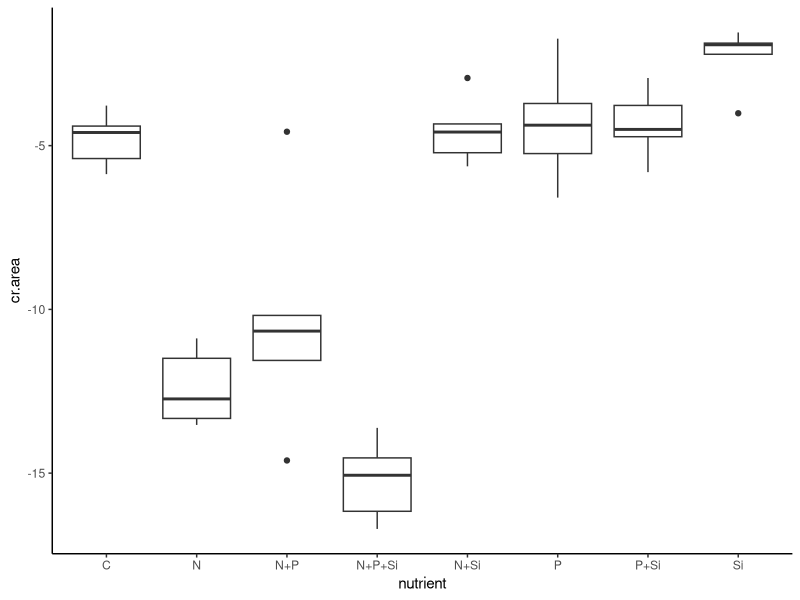
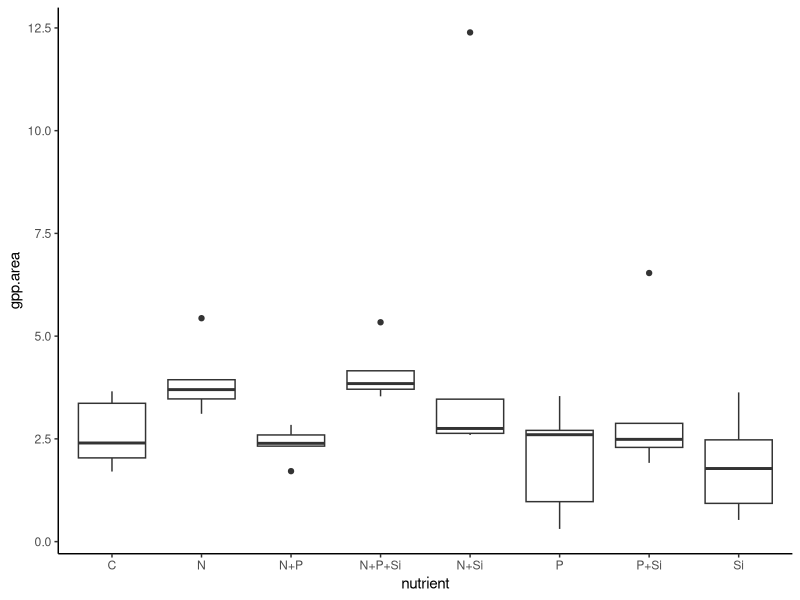
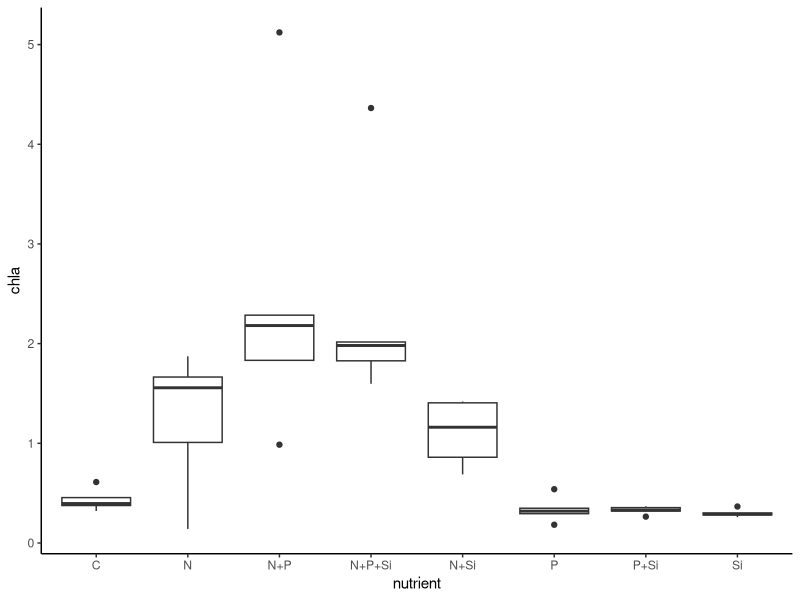
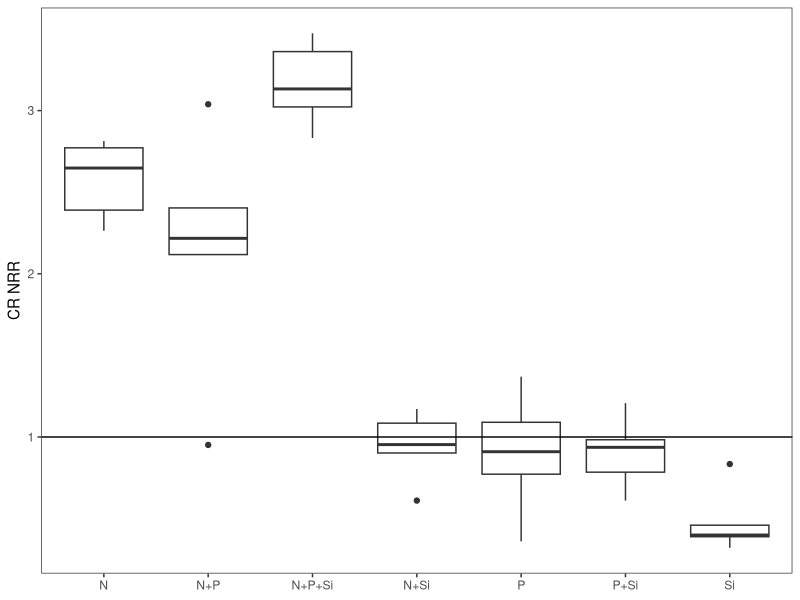
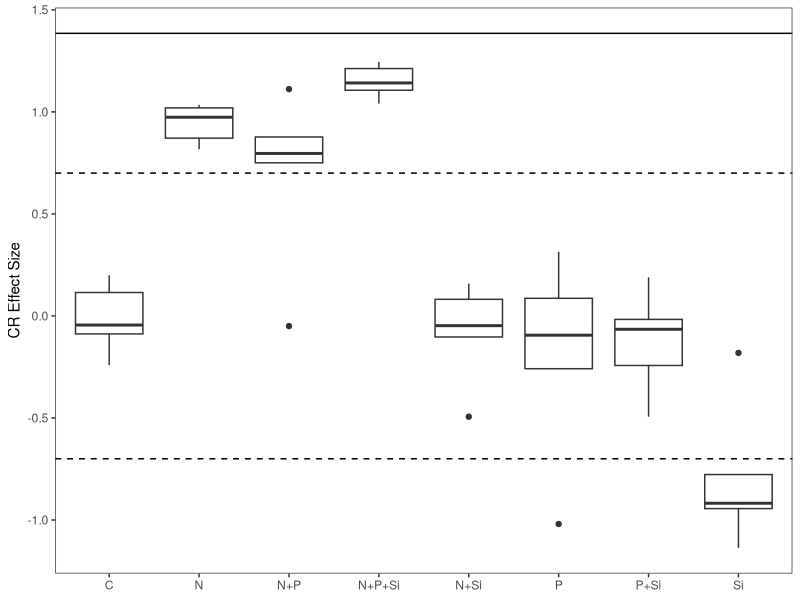
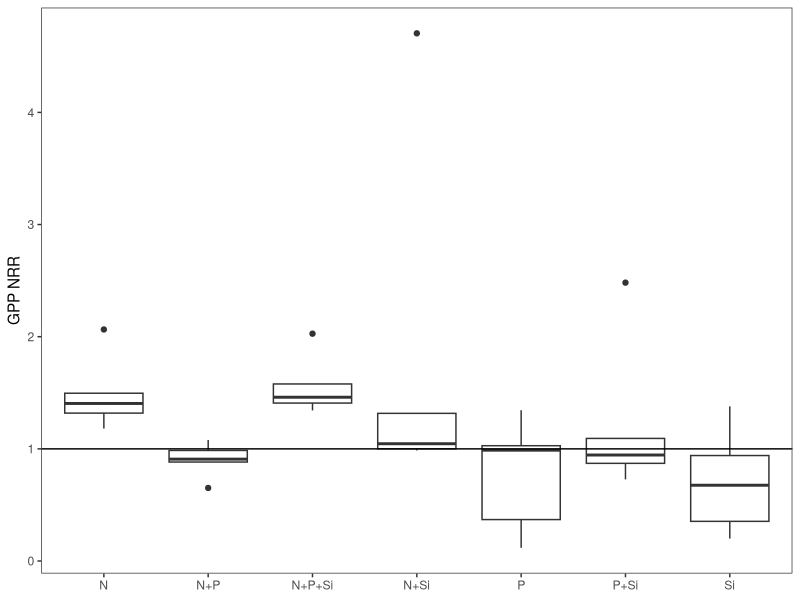
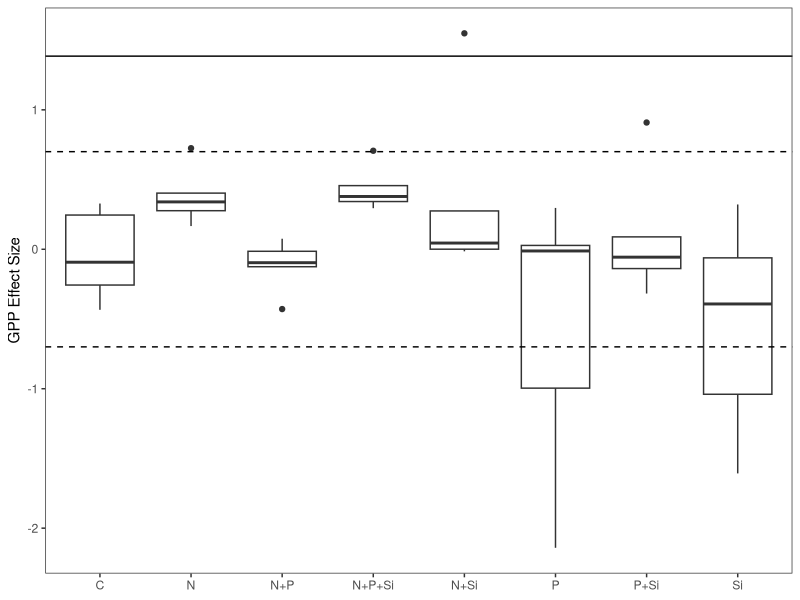
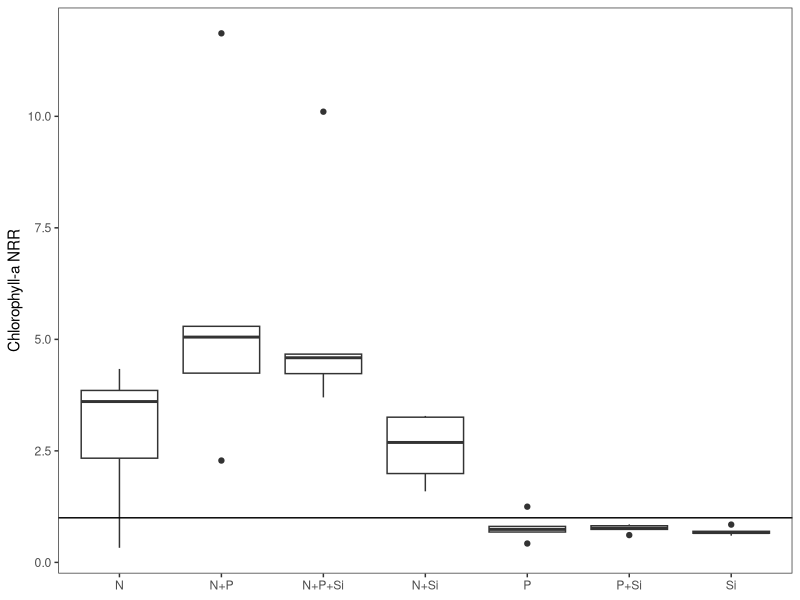

These charts were generated, in order, by the following R code: (Note: this script raises an error after producing the figures.)
#Author:  Clay Arango
#Creation date: 10-Feb-19
#Script to analyze NDS data from Summer 2018 WSB work with S. Roley and A. Alexiades

#packages
install.packages("nlme")
install.packages("nortest")
install.packages("plyr")
install.packages("dplyr")
install.packages("multcomp")
install.packages("MASS")
install.packages("ggplot2")
library(nlme)
library(nortest)
library(plyr)
library(dplyr)
library(multcomp)
library(MASS)
library(ggplot2)

#Load data
cle_summer <- read.table(file="cle_summer.csv", header=T, sep=",")

#set variable
d = cle_summer

#evaluate data to make sure factors are correct
names(d)

unique(d$nutrient) #control, N, NP, NPSi, NSi, P, PSi, Si
unique(d$N) #should be 0 and 1
unique(d$P) #should be 0 and 1
unique(d$Si) #should be 0 and 1
unique(d$top) #should be "sponge" and "glass"
#if need to change, use recode function below. 
#d$top<-recode(d$top, "cellulose" = "sponge")
str(d)

#convert N and P and Si values (0 or 1 for absence or presence) to factors
d$N<-as.factor(d$N)
d$P<-as.factor(d$P)
d$Si<-as.factor(d$Si)
str(d)

#subset data into gpp and cr response
d.cr = subset(d, top=="sponge", data=d)
d.gpp = subset(d, top=="glass", data=d)

#check for outliers and check data entry before calculating CR-NRR
ggplot(d.cr, aes(x=nutrient, y=cr.area)) + geom_boxplot() + theme_classic()
#BB5, W1 data entry check out, controls look OK
#keep BB5 and W1

#calculate nrr for cr
x<-ddply(d.cr, "nutrient", summarise, ave_cr = mean(cr.area, na.rm=T)) 
x
d.cr$cr.nrr = d.cr$cr.area/-4.808690 #divide by control ave_cr

#check for outliers and check data entry before calculating GPP- and chla-NRR
ggplot(d.gpp, aes(x=nutrient, y=gpp.area)) + geom_boxplot() + theme_classic()
#Z2 data entry checks out
#can remove Z2 from analysis of NRR, but not affected in NRR calculation

ggplot(d.gpp, aes(x=nutrient, y=chla)) + geom_boxplot() + theme_classic()

#substitute b.d. chlorophyll with 1/2 detection limit using
#3*SD(y/x)/slope, where SD(y/x) is standard error of the chlorophyll regression
#make vectors for the x (chla) and y (RFU) values found in spreadsheet
#y = c(3.39, 397.33, 693, 1390.66, 3003.32, 5897.49)
#x = c(0, 0.025, 0.05, 0.1, 0.25, 0.5)
#summary(lm(y~x))
#chlabd = (188.47/11627.13)/2

#calculate nrr for gpp and chla
x<- ddply(d.gpp, "nutrient", summarise, ave_gpp = mean(gpp.area, na.rm=T), ave_chla = mean(chla, na.rm=T)) 
x
d.gpp$gpp.nrr = d.gpp$gpp.area/2.633438 #divide by control ave_gpp
d.gpp$chla.nrr = d.gpp$chla/0.4318408 #divide by control ave_chla
#use to exclude outliers
#x1<- ddply(subset(d.gpp, !(nds.id=="F6")), "nutrient", summarise, ave_chla = mean(chla, na.rm=T)) 
#x1
#d.gpp$chla.nrr_1<-d.gpp$chla_ug_cm2/2.700340

#combine into one file and export
d.cr$chla.nrr<-NA
#d.cr$chla.nrr_1<-NA#for excluded outliers
d.cr$gpp.nrr<-NA
d.gpp$cr.nrr<-NA
d.nrr<-rbind(d.cr, d.gpp)
d.nrr$site.date<-"cle_summer"
d.nrr$gpp.es<-log(d.nrr$gpp.nrr)
d.nrr$cr.es<-log(d.nrr$cr.nrr)
d.nrr$chla.es<-log(d.nrr$chla.nrr)

write.table(d.nrr, "cle_summer_nrr.csv",  sep=",", quote=F, row.names =F)

###############
#plots of NRR
##############
ggplot(data=subset(d.cr, !(nutrient=="C")), aes(x=nutrient, y=cr.nrr))+geom_boxplot()+theme_bw()+
  ylab("CR NRR")+geom_abline(slope = 0, intercept = 1)+
  theme(axis.title.x=element_blank(), panel.grid.minor=element_blank(), panel.grid.major=element_blank())
#N limitation, possible Si inhibition

ggplot(data=subset(d.nrr, (top=="sponge")), aes(x=nutrient, y=cr.es))+geom_boxplot()+theme_bw()+
  ylab("CR Effect Size")+geom_hline(yintercept = 0.7, lty="dashed")+ geom_hline(yintercept = -0.7, lty="dashed")+
  geom_hline(yintercept = 1.385)+
  theme(axis.title.x=element_blank(), panel.grid.minor=element_blank(), panel.grid.major=element_blank())
#nothing over 1.385, so no significance?

ggplot(data=subset(d.gpp, !(nutrient=="C")), aes(x=nutrient, y=gpp.nrr))+geom_boxplot()+theme_bw()+
  ylab("GPP NRR")+geom_abline(slope = 0, intercept = 1)+
  theme(axis.title.x=element_blank(), panel.grid.minor=element_blank(), panel.grid.major=element_blank())
#possible N limitation (but not NP), likely no limitation (i.e., light?)

ggplot(data=subset(d.nrr, top =="glass"),aes(x=nutrient, y=gpp.es))+geom_boxplot()+theme_bw()+
  ylab("GPP Effect Size")+geom_hline(yintercept = 0.7, lty="dashed")+
  geom_hline(yintercept = -0.7, lty="dashed")+ geom_hline(yintercept = 1.385)+
  theme(axis.title.x=element_blank(), panel.grid.minor=element_blank(), panel.grid.major=element_blank())
#nothing over 1.385 so no significance?

ggplot(data=subset(d.gpp, !(nutrient=="C")), aes(x=nutrient, y=chla.nrr))+geom_boxplot()+theme_bw()+
  ylab("Chlorophyll-a NRR")+geom_abline(slope = 0, intercept = 1)+ 
  theme(axis.title.x=element_blank(), panel.grid.minor=element_blank(), panel.grid.major=element_blank())
#N limitation, possible N+P colimitation

ggplot(data=subset(d.nrr, (top=="glass")), aes(x=nutrient, y=chla.es))+geom_boxplot()+theme_bw()+
  ylab("Chla Effect Size")+ geom_hline(yintercept = 0.7, lty="dashed")+ geom_hline(yintercept = -0.7, lty="dashed")+    
  geom_hline(yintercept = 1.385)+
  theme(axis.title.x=element_blank(), panel.grid.minor=element_blank(), panel.grid.major=element_blank())

##########
#NRR Summary Files
#########

GPP_sum<-ddply(d.gpp, "nutrient", summarise, ave_nrr.gpp=mean(gpp.nrr, na.rm=T), sd_nrr.gpp=sd(gpp.nrr, na.rm=T), 
               se_nrr.gpp =(sd(gpp.nrr)/sqrt(sum(!is.na(gpp.nrr)))), 
               ci95_nrr.gpp = (1.96*(sd(gpp.nrr)/sqrt(sum(!is.na(gpp.nrr))))),
               ave_nrr.chla=mean(chla.nrr, na.rm=T), sd_nrr.chla=sd(chla.nrr, na.rm=T), 
               se_nrr.chla =(sd(chla.nrr)/sqrt(sum(!is.na(chla.nrr)))), 
               ci95_nrr.chla = (1.96*(sd(chla.nrr)/sqrt(sum(!is.na(chla.nrr))))))
CR_sum<-ddply(d.cr, "nutrient", summarise, ave_nrr.cr=mean(cr.nrr, na.rm=T), sd_nrr.cr=sd(cr.nrr, na.rm=T), 
              se_nrr.cr =(sd(cr.nrr)/sqrt(sum(!is.na(cr.nrr)))), 
              ci95_nrr.cr = (1.96*(sd(cr.nrr)/sqrt(sum(!is.na(cr.nrr))))))

#now combine into one and export
d.sum<-merge(GPP_sum, CR_sum, by="nutrient")
d.sum$site_date<-"cle_summer"
write.table(d.sum, "cle_summer_summ.csv",  sep=",", quote=F, row.names=F)

############################################################
#analyze RESPIRATION data
############################################################

M1<-gls(cr.area~N*P*Si, data=d.cr, na.action=na.omit)
E1<-residuals(M1)
qqnorm(E1)
qqline(E1)
ad.test(E1)
   #residuals are not normally distributed p = 0.02542
hist(E1)  
plot(M1)

plot(filter(d.cr, !is.na(cr.area)) %>% dplyr::select(nutrient), 
     E1, xlab="nutrient", ylab="Residuals")
bartlett.test(cr.area~nutrient, data=d.cr)
   #variance test 0.02909, we'll probably need to mess with this one

anova(M1)
 
d.cr$l.cr.area = log10(d.cr$cr.area*-1)
 
M2<-gls(l.cr.area~N*P*Si, data=d.cr, na.action=na.omit)
E2<-residuals(M2)
qqnorm(E2)
qqline(E2)
ad.test(E2)
#residuals are not normally distributed p = 0.01256
hist(E2)  
plot(M2)

plot(filter(d.cr, !is.na(l.cr.area)) %>% dplyr::select(nutrient), 
     E2, xlab="nutrient", ylab="Residuals")
bartlett.test(l.cr.area~nutrient, data=d.cr)
#variance test 0.01279, we'll probably need to mess with this one

anova(M2)

#How to normalize leptokurtic distribution?
#try cube root transformation, but need to make the values positive

d.cr$cube.cr.area = (d.cr$cr.area*-1)^(1/3)

M3<-gls(cube.cr.area~N*P*Si, data=d.cr, na.action=na.omit)
E3<-residuals(M3)
qqnorm(E3)
qqline(E3)
ad.test(E3)
#residuals are not normally distributed p = 0.03379
hist(E3)  
plot(M3)

plot(filter(d.cr, !is.na(cube.cr.area)) %>% dplyr::select(nutrient), 
     E3, xlab="nutrient", ylab="Residuals")
bartlett.test(cube.cr.area~nutrient, data=d.cr)
#variance test 0.05274

anova(M3)

##########################################################
#do multiple 2 way ANOVAs to improve our ability to interpret
##########################################################
#N and P
M1<-gls(cr.area~N*P, data=d.cr, na.action=na.omit)
E1<-residuals(M1)
qqnorm(E1)
qqline(E1)
ad.test(E1)
#residuals are normally distributed, p=0.871
hist(E1)  
plot(M1)

bartlett.test(cr.area~nutrient, data=d.cr)
#variance test not OK

anova(M1) #interpretation, N and P limitation (each is limiting)
interaction.plot(d.cr$N, d.cr$P, d.cr$cr.area)

#N and Si
M1<-gls(cr.area~N*Si, data=d.cr, na.action=na.omit)
E1<-residuals(M1)
qqnorm(E1)
qqline(E1)
ad.test(E1)
#residuals are normally distributed, p=0.1418
hist(E1)  
plot(M1)

bartlett.test(cr.area~nutrient, data=d.cr)
#variance test not OK

anova(M1) #interpretation, N limitation
interaction.plot(d.cr$N, d.cr$Si, d.cr$cr.area)

#P and Si
M1<-gls(cr.area~P*Si, data=d.cr, na.action=na.omit)
E1<-residuals(M1)
qqnorm(E1)
qqline(E1)
ad.test(E1)
#residuals are normally distributed, p=0.1194
hist(E1)  
plot(M1)

bartlett.test(cr.area~nutrient, data=d.cr)
#variance test not OK

anova(M1) #interpretation, P+Si limiting together
interaction.plot(d.cr$P, d.cr$Si, d.cr$cr.area)
##########################################################
##########################################################

x <- group_by(d.cr, nutrient) %>%  # Grouping function causes subsequent functions to aggregate by season and reach
  summarize(cr.mean = abs(mean(cube.cr.area, na.rm = TRUE)), # na.rm = TRUE to remove missing values
            cr.sd=abs(sd(cube.cr.area, na.rm = TRUE)),  # na.rm = TRUE to remove missing values
            n = sum(!is.na(cube.cr.area)), # of observations, excluding NAs. 
            cr.se=cr.sd/sqrt(n))

ggplot(data=x, aes(x=nutrient, y=cr.mean)) + 
  geom_bar(stat="identity", position=position_dodge(), color = "black") + 
  geom_errorbar(aes(ymin=cr.mean, ymax=cr.mean+cr.se), width=0.2, 
                position=position_dodge(0.9)) + 
  xlab("Nutrient") +
  ylab(expression(Respiration~(ug~O[2]~m^{-2}~h^{-1}))) +
  #ylim(0,20) +
  labs(fill="Light") +
  theme_bw() +
  theme(panel.grid.major=element_blank(),
        panel.grid.minor=element_blank(),
        legend.title=element_text(size=6),
        legend.key=element_blank(), 
        legend.position=c(0.5,0.95), 
        legend.text=element_text(size=8), 
        legend.background=element_blank(), 
        legend.direction="horizontal", 
        legend.key.size=unit(0.3, "cm"), 
        axis.title.y=element_text(size=8), 
        axis.title.x=element_text(size=8), 
        axis.text.x=element_text(size=8))

#ggsave('output/figures/Ring_summer.tiff',
#       units="in",
#       width=3.25,
#       height=3.25,
#       dpi=1200,
#       compression="lzw")

#summarize nrr
x <- group_by(d.cr, nutrient) %>%  # Grouping function causes subsequent functions to aggregate by season and reach
  summarize(cr.mean = abs(mean(cr.nrr, na.rm = TRUE)), # na.rm = TRUE to remove missing values
            cr.sd=abs(sd(cr.nrr, na.rm = TRUE)),  # na.rm = TRUE to remove missing values
            n = sum(!is.na(cr.nrr)), # of observations, excluding NAs. 
            cr.se=cr.sd/sqrt(n))

############################################################
#analyze the PRODUCTION data
############################################################

M1<-gls(gpp.area~N*P*Si, data=d.gpp, na.action=na.omit) 
E1<-residuals(M1)
qqnorm(E1)
qqline(E1)
ad.test(E1)
   #residuals are not normal, remove outlier Z2?

hist(E1, xlab="residuals", main="")
plot(M1)

plot(filter(d.gpp, !is.na(gpp.area)) %>% dplyr::select(nutrient), 
     E1, xlab="nutrient", ylab="Residuals")
bartlett.test(gpp.area~nutrient, data=d.gpp)
   #not good, check outlier

anova(M1)

#remove Z2
d.gpp.x1 = subset(d.gpp, !(nds.id=="Z2"))

M1<-gls(gpp.area~N*P*Si, data=d.gpp.x1, na.action=na.omit) 
E1<-residuals(M1)
qqnorm(E1)
qqline(E1)
ad.test(E1)
#residuals are normal, p=0.0791

hist(E1, xlab="residuals", main="")
plot(M1)

plot(filter(d.gpp, !is.na(gpp.area)) %>% dplyr::select(nutrient), 
     E1, xlab="nutrient", ylab="Residuals")
bartlett.test(gpp.area~nutrient, data=d.gpp)
#not good, 0.0002363

anova(M1)

#log transformation
d.gpp.x1$l.gpp.area = log10(d.gpp.x1$gpp.area+1)
  
M2<-gls(l.gpp.area~N*P*Si, data=d.gpp.x1, na.action=na.omit) 
E2<-residuals(M2)
qqnorm(E2)
qqline(E2)
ad.test(E2)
#residuals are normal, p=0.2161

hist(E2, xlab="residuals", main="")
plot(M2)

plot(filter(d.gpp, !is.na(gpp.area)) %>% dplyr::select(nutrient), 
     E1, xlab="nutrient", ylab="Residuals")
bartlett.test(l.gpp.area~nutrient, data=d.gpp.x1)
#not good, 0.01833

anova(M2)

x <- group_by(d.gpp, nutrient) %>%  # Grouping function causes subsequent functions to aggregate by season and reach
  summarize(gpp.mean = abs(mean(gpp.area, na.rm = TRUE)), # na.rm = TRUE to remove missing values
            gpp.sd=abs(sd(gpp.area, na.rm = TRUE)),  # na.rm = TRUE to remove missing values
            n = sum(!is.na(gpp.area)), # of observations, excluding NAs. 
            gpp.se=gpp.sd/sqrt(n))

ggplot(data=x, aes(x=nutrient, y=gpp.mean)) + 
  geom_bar(stat="identity", position=position_dodge(), color = "black") + 
  geom_errorbar(aes(ymin=gpp.mean, ymax=gpp.mean+gpp.se), width=0.2, 
                position=position_dodge(0.9)) + 
  xlab("Nutrient") +
  ylab(expression(Production~(ug~O[2]~m^{-2}~h^{-1}))) +
  labs(fill="Light") +
  theme_bw() +
  theme(panel.grid.major=element_blank(),
        panel.grid.minor=element_blank(), 
        legend.title=element_text(size=6), 
        legend.key=element_blank(),  
        legend.position=c(0.5,0.95),  
        legend.text=element_text(size=8),  
        legend.background=element_blank(),  
        legend.direction="horizontal",  
        legend.key.size=unit(0.3, "cm"),  
        axis.title.y=element_text(size=8),  
        axis.title.x=element_text(size=8),  
        axis.text.x=element_text(size=8))

#ggsave('output/figures/gppByNutrient.tiff',
#       units="in",
#       width=3.25,
#       height=3.25,
#       dpi=1200,
#       compression="lzw")


#summarize nrr
x <- group_by(d.gpp, nutrient) %>%  # Grouping function causes subsequent functions to aggregate by season and reach
  summarize(gpp.mean = abs(mean(gpp.nrr, na.rm = TRUE)), # na.rm = TRUE to remove missing values
            gpp.sd=abs(sd(gpp.nrr, na.rm = TRUE)),  # na.rm = TRUE to remove missing values
            n = sum(!is.na(gpp.nrr)), # of observations, excluding NAs. 
            gpp.se=gpp.sd/sqrt(n))

############################################################
#analyze the CHL-A biomass on disks

M1<-gls(chla~N*P*Si, data=d.gpp, na.action=na.omit)
E1<-residuals(M1)
qqnorm(E1)
qqline(E1)
ad.test(E1)
  #residuals look bad (p=2.65e-8)
hist(E1)
plot(M1)

bartlett.test(chla~nutrient, data=d.gpp)
#data look bad p=6.335e-12

#log transformation
d.gpp$l.chla = log10(d.gpp$chla+1)

M2<-gls(l.chla~N*P*Si, data=d.gpp, na.action=na.omit) 
E2<-residuals(M2)
qqnorm(E2)
qqline(E2)
ad.test(E2)
#residuals are not normal, p=4.758e-5

hist(E2, xlab="residuals", main="")
plot(M2)

plot(filter(d.gpp, !is.na(gpp.area)) %>% dplyr::select(nutrient), 
     E1, xlab="nutrient", ylab="Residuals")
bartlett.test(l.chla~nutrient, data=d.gpp)
#not good, 3.008e-6

anova(M2)
